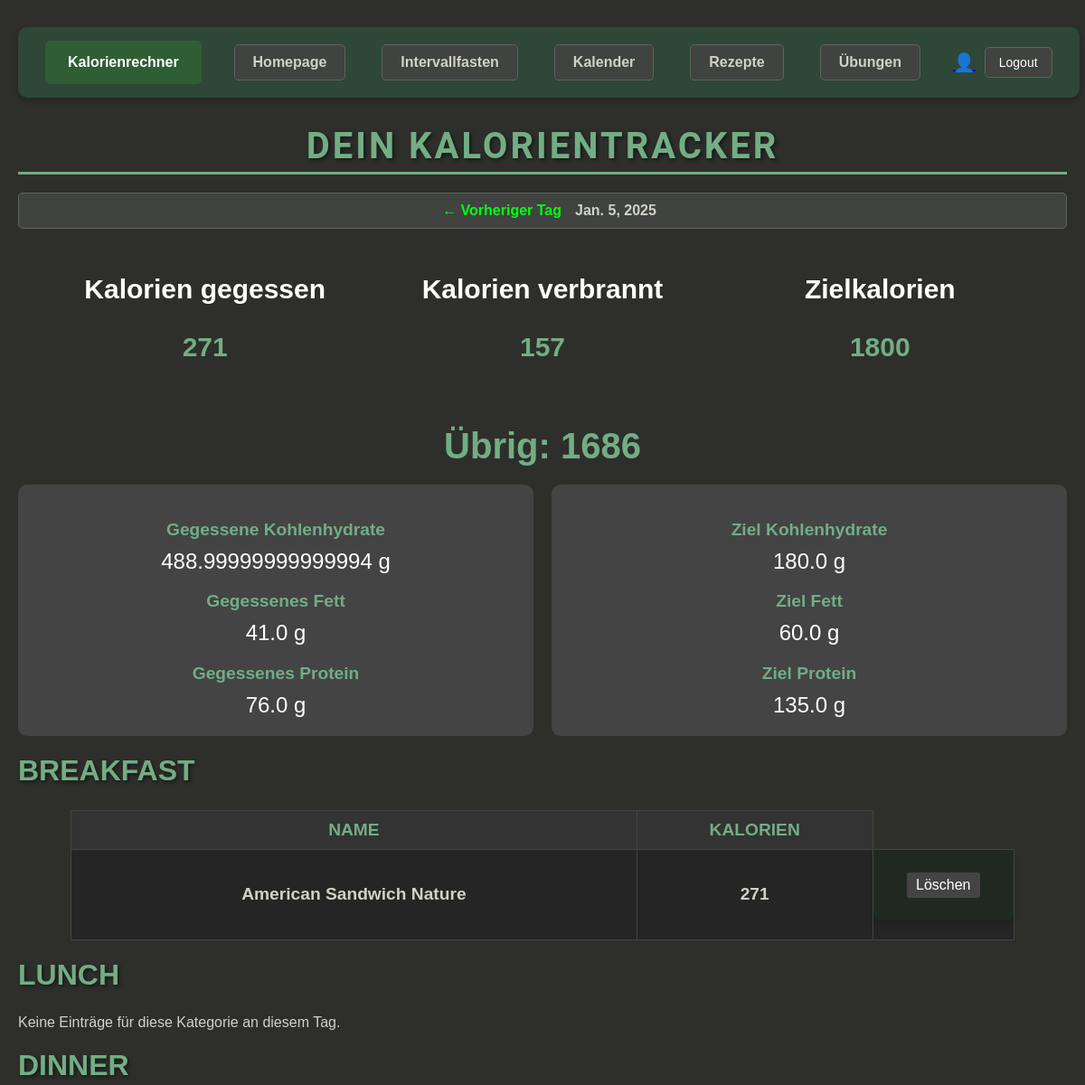
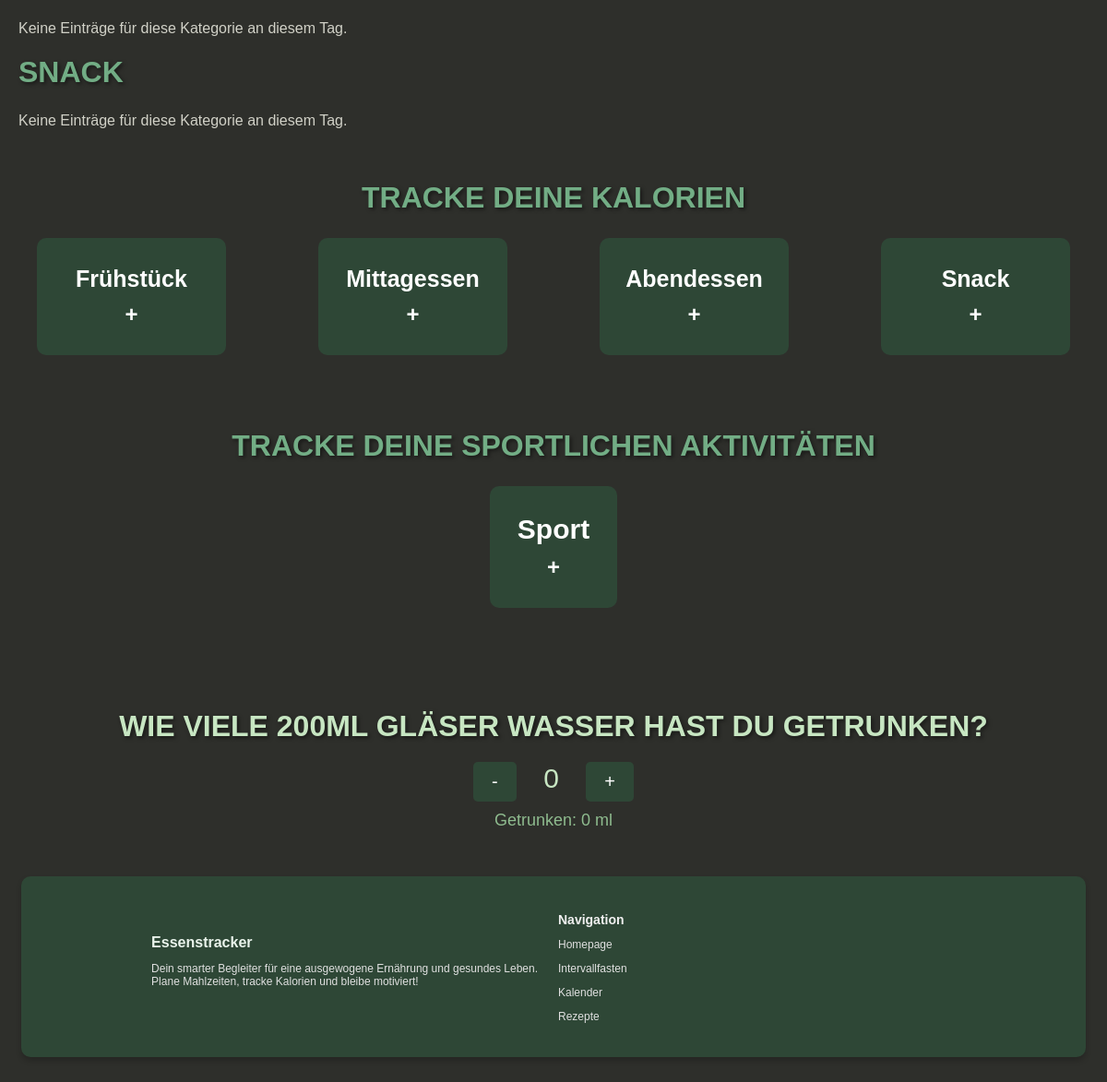
The app's page /trackerapp/ (signed in) with its own data (2 pictures, top to bottom).
### trackerapp/models.py (models this page shows, shortened)
class DailyFood(models.Model):
    user = models.ForeignKey(User, on_delete=models.CASCADE)
    day = models.DateField(default=now)
    calories_eaten = models.PositiveIntegerField(default=0)
    fat_eaten = models.FloatField(default=0)
    carbohydrates_eaten = models.FloatField(default=0)
    protein_eaten = models.FloatField(default=0)
    calories_burned = models.PositiveIntegerField(default=0)
    daily_calorie_target = models.PositiveIntegerField(default=2000)
    calorie_result = models.IntegerField(default=0)
    fat = models.FloatField(default=0)
    carbohydrates = models.FloatField(default=0)
    protein = models.FloatField(default=0)
    class Meta:
        unique_together = ('user', 'day')

### nutrition/models.py (models this page shows, shortened)
class Food_Unit(models.Model):
    user = models.ForeignKey(User, on_delete=models.CASCADE, null=True, blank=True)  # Testzwecke True
    CATEGORIE_CHOICES = [
        ('breakfast', 'Frühstück'),
        ('lunch', 'Mittagessen'),
        ('dinner', 'Abendessen'),
        ('snack', 'Snack'),
    ]
    food_unit_id = models.AutoField(primary_key=True)  # Automatische ID
    food_unit_name = models.CharField(max_length=30, null=True)
    food_categorie = models.CharField(max_length=20, choices=CATEGORIE_CHOICES, default="Frühstück")
    time_eaten = models.DateTimeField(default=now)
    calories_per_100g = models.IntegerField(default=0)
    carbohydrates_per_100g = models.DecimalField(max_digits=8, decimal_places=4, default=0)
    fat_per_100g = models.DecimalField(max_digits=8, decimal_places=4, default=0)
    protein_per_100g = models.DecimalField(max_digits=8, decimal_places=4, default=0)
    food_amount = models.IntegerField(default=100)
    calories = models.IntegerField(default=0)
    carbohydrates = models.DecimalField(max_digits=8, decimal_places=4, default=0)
    fat = models.DecimalField(max_digits=8, decimal_places=4, default=0)
    protein = models.DecimalField(max_digits=8, decimal_places=4, default=0)

### trackerapp/views.py (the view, shortened to what this page needs)
# urls.py: path('trackerapp/', trackerapp_views.trackerapp, name='trackerapp'),
@login_required
def trackerapp(request):
    today = now().date()
    user = request.user
    daily_food_today = DailyFood.objects.filter(user=user, day=today).first()
    selected_date = request.GET.get('date')
    if selected_date:
        try:
            selected_date = datetime.strptime(selected_date, '%Y-%m-%d').date()
        except ValueError:
            return redirect('trackerapp')
    else:
        selected_date = today
    if selected_date > today:
        return redirect('trackerapp')
    daily_food_entry = DailyFood.objects.filter(user=user, day=selected_date).first()
    categories = ['breakfast', 'lunch', 'dinner', 'snack']
    category_data = {}
    for category in categories:
        category_data[category] = Food_Unit.objects.filter(
            Q(user=user) &
            Q(time_eaten__date=selected_date) &
            Q(food_categorie=category)
        ).values('food_unit_id', 'food_unit_name', 'calories')
    prev_date = selected_date - timedelta(days=1)
    next_date = selected_date + timedelta(days=1) if selected_date < today else None
    context = {
        'daily_food_entry': daily_food_entry,
        'category_data': category_data,
        'selected_date': selected_date,
        'prev_date': prev_date if prev_date <= today else None,
        'next_date': next_date,
        'today': today,
    }
    return render(request, 'trackerapp.html', context)

### trackerapp/templates/Trackerapp.html (shortened to what this page needs)
{% extends 'base.html' %}
{% block content %}
<h1>Dein Kalorientracker</h1>
<div class="navigation">
    {% if prev_date %}
        <a href="?date={{ prev_date|date:'Y-m-d' }}" class="nav-link">&larr; Vorheriger Tag</a>
    {% endif %}
    <span>{{ selected_date }}</span>
</div>
{% if daily_food_entry %}
    <div class="summary">
        <div>
            <h3>Kalorien gegessen</h3>
            <p>{{ daily_food_entry.calories_eaten }}</p>
        </div>
        <div>
            <h3>Kalorien verbrannt</h3>
            <p>{{ daily_food_entry.calories_burned }}</p>
        </div>
        <div>
            <h3>Zielkalorien</h3>
            <p>{{ daily_food_entry.daily_calorie_target }}</p>
        </div>
    </div>
    <div class="result">
        Übrig: {{ daily_food_entry.calorie_result }}
    </div>
    <div class="nutrients">
        <div>
            <h3>Gegessene Kohlenhydrate</h3>
            <p>{{ daily_food_entry.carbohydrates_eaten }} g</p>
            <h3>Gegessenes Fett</h3>
            <p>{{ daily_food_entry.fat_eaten }} g</p>
            <h3>Gegessenes Protein</h3>
            <p>{{ daily_food_entry.protein_eaten }} g</p>
        </div>
        <div>
            <h3>Ziel Kohlenhydrate</h3>
            <p>{{ daily_food_entry.carbohydrates }} g</p>
            <h3>Ziel Fett</h3>
            <p>{{ daily_food_entry.fat }} g</p>
            <h3>Ziel Protein</h3>
            <p>{{ daily_food_entry.protein }} g</p>
        </div>
    </div>
{% endif %}
{% for category, items in category_data.items %}
    <h2>{{ category|capfirst }}</h2>
    {% if items %}
        <table>
            <thead>
                <tr>
                    <th>Name</th>
                    <th>Kalorien</th>
                </tr>
            </thead>
            <tbody>
                {% for item in items %}
                    <tr>
                        <td>{{ item.food_unit_name }}</td>
                        <td>{{ item.calories }}</td>
                        <td>
                            <form method="POST" action="{% url 'delete_food_entry' item.food_unit_id %}">
                                <button type="submit" class="delete-button">Löschen</button>
                            </form>
                        </td>
                    </tr>
                {% endfor %}
            </tbody>
        </table>
    {% else %}
        <p>Keine Einträge für diese Kategorie an diesem Tag.</p>
    {% endif %}
{% endfor %}
{% include "tracker-function/food-tracker.html" %}
{% include "tracker-function/sport-tracker.html" %}
{% include "tracker-function/water-tracker.html" %}
{% endblock %}

### trackerapp/templates/base.html (style rules this page uses)
.navigation { text-decoration: none; font-weight: bold; font-size: 16px; padding: 10px 20px; color: #d1d1c7; background-color: #40433f; border: 1px solid #60635f; border-radius: 5px; transition: background-color 0.3s, color 0.3s, box-shadow 0.3s; }
body { font-family: Arial, sans-serif; background-color: #2e2f2b; color: #d1d1c7; margin: 0; padding: 20px; justify-content: center; align-items: center; }
form { margin-bottom: 20px; background-color: #1f2921; padding: 20px; border-radius: 8px; text-align: center; box-shadow: 0 4px 8px rgba(0, 0, 0, 0.2); }
form input, form button, form select { padding: 10px; margin: 5px 0; border: none; border-radius: 4px; }
form button { background-color: #3c5941; color: #d1d1c7; cursor: pointer; }

### trackerapp/templates/Trackerapp.html (style rules this page uses)
body { font-family: Arial, sans-serif; background-color: #2e2f2b; color: #d1d1c7; margin: 0; display: flex; flex-direction: column; align-items: center; justify-content: center; }
h1 { font-family: 'Roboto', sans-serif; font-size: 2.5rem; font-weight: 700; color: #72ad85; text-transform: uppercase; letter-spacing: 3px; text-shadow: 2px 2px 4px rgba(0, 0, 0, 0.5); text-align: center; margin: 20px auto; border-bottom: 3px solid #72ad85; padding-bottom: 5px; }
h2 { font-size: 2rem; color: #72ad85; text-transform: uppercase; text-shadow: 2px 2px 4px rgba(0, 0, 0, 0.5); margin: 20px auto; padding-bottom: 5px; }
.navigation { display: flex; justify-content: center; }
.nav-link { text-decoration: none; color: #00ff15; font-weight: bold; margin: 0 15px; font-size: 1rem; }
.summary { display: flex; flex-wrap: wrap; justify-content: center; padding: 20px; color: #fff; text-align: center; }
.summary div { flex: 1; min-width: 200px; }
.summary div h3 { font-size: 30px; }
.summary div p { font-size: 30px; color: #72ad85; font-weight: bold; }
.result { font-size: 2.5rem; font-weight: bold; color: #72ad85; margin: 20px 0; text-align: center; }
.nutrients { display: grid; grid-template-columns: repeat(auto-fit, minmax(300px, 1fr)); gap: 20px; width: 100%; }
.nutrients div { background-color: #444; padding: 20px; border-radius: 10px; text-align: center; color: #fff; }
.nutrients div h3 { font-size: 1.2rem; margin-bottom: 10px; color: #72ad85; }
.nutrients div p { font-size: 1.5rem; margin: 0; }
table { width: 90%; border-collapse: collapse; margin: 15px auto; font-size: 1rem; }
th { border: 1px solid #444; padding: 10px; text-align: center; font-size: 1.2rem; font-weight: bold; overflow: visible; vertical-align: middle; }
td { border: 1px solid #444; text-align: center; font-size: 1.2rem; font-weight: bold; vertical-align: middle; padding: 0.5px; }
th { background-color: #333; color: #72ad85; font-weight: bold; text-transform: uppercase; }
tr:nth-child(odd) { background-color: #252525; }
th:first-child, td:first-child { width: 60%; }
th:nth-child(2), td:nth-child(2) { width: 25%; }
th:last-child, td:last-child { width: 15%; text-align: center; }
.delete-button { background-color: #444; color: white; border: none; padding: 5px 10px; cursor: pointer; font-size: 1rem; border-radius: 3px; }

### records on screen
DailyFood: calories_eaten "271", calories_burned "157", daily_calorie_target "1800", calorie_result "1686", carbohydrates_eaten "488.99999999999994", fat_eaten "41.0", protein_eaten "76.0", carbohydrates "180.0", fat "60.0", protein "135.0"
Food_Unit: food_unit_name "American Sandwich Nature", calories "271"

### other values on screen
{{ selected_date }} "Jan. 5, 2025"
{{ category|capfirst }} "BREAKFAST" "LUNCH" "DINNER" "SNACK"
